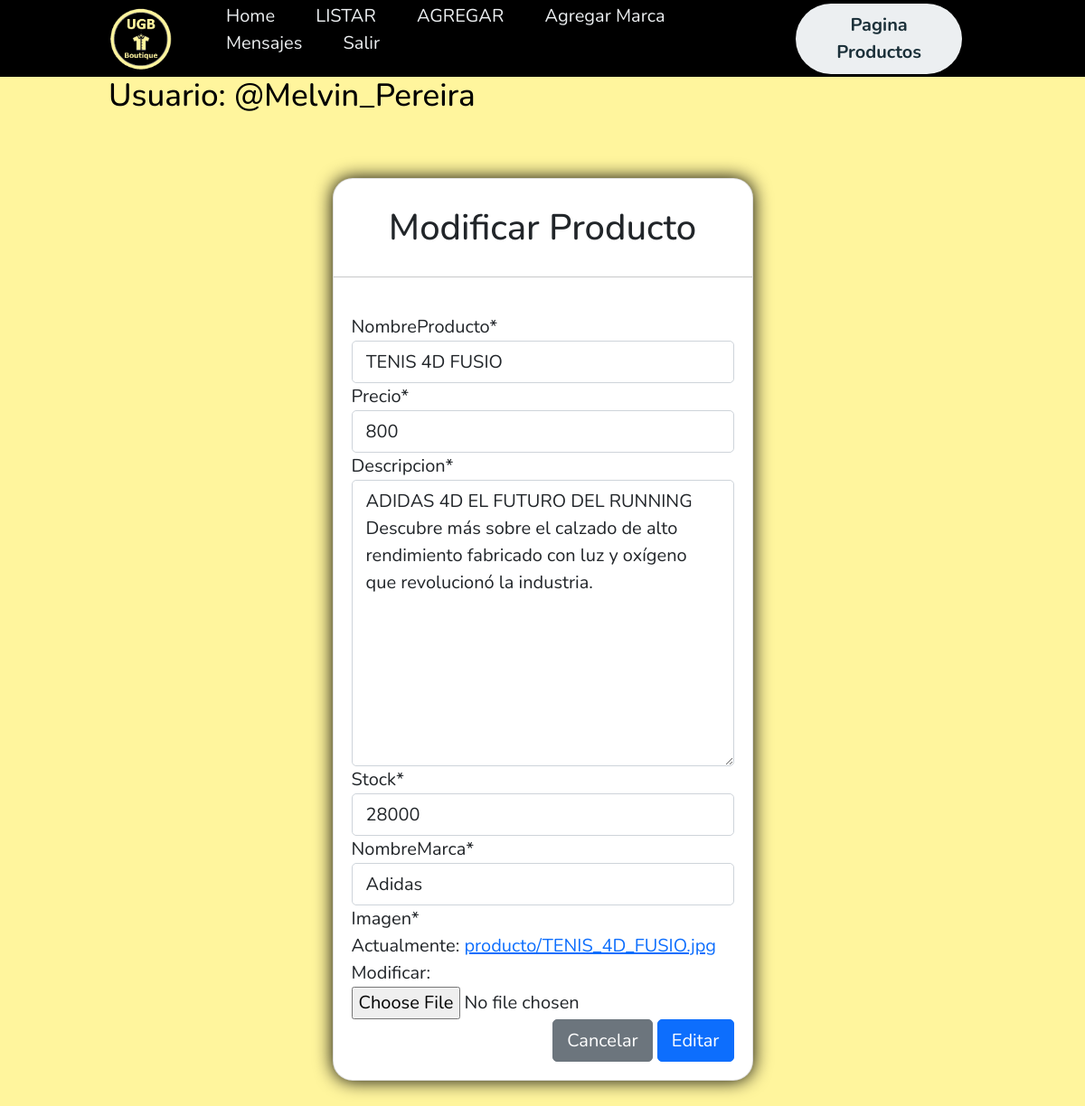
The page /modificar/1/ (signed in) on the database its author committed.
### app/models.py (models this page shows, shortened)
class Producto(models.Model):
    nombreProducto = models.CharField(max_length=50)
    precio = models.IntegerField()
    descripcion = models.TextField()
    stock = models.IntegerField()
    nombreMarca = models.ForeignKey(Marca,on_delete=models.PROTECT)
    imagen = models.ImageField(upload_to="producto", null=True)

### app/views.py (the view)
# urls.py: path('modificar/<id>/', modificar,name="modificar"),
@permission_required('app.change_producto')
def modificar(request,id):
    producto = get_object_or_404(Producto,id = id)
    data ={
        'form':ProductoForm(instance=producto)
    }
    if request.method == 'POST':
        formulario = ProductoForm(data=request.POST,files=request.FILES,instance=producto)
        if formulario.is_valid():
            formulario.save()
            messages.success(request,"Modificado Correctamente")
            return redirect(to='listar')
    return render(request,'app/productos/modificar.html',data)

### app/forms.py
class ProductoForm(forms.ModelForm):
    class Meta:
        model = Producto
        fields = '__all__'

### app/models.py (called while the page is built)
    def __str__(self):
        return self.nombre

### app/templates/app/productos/modificar.html (shortened to what this page needs)
{% extends 'app/base.html' %}
{% load crispy_forms_tags %}
{% block contenido %}
<br><br>
        <div class="row">
            <div class="col-12 col-md-6 offset-md-3">
                <div class="card">
                    <br>
                    <h2 class="text-center">Modificar Producto</h2>
                    <hr>
                    <div class="card-body">
                        <form action="" method="post" enctype="multipart/form-data">
                                {{ form | crispy }}
                                <div class="d-flex justify-content-end">
                                    <br>
                                    <input type="reset" value="Cancelar" class="btn btn-secondary">
                                    <input type="submit" value="Editar" class="btn btn-primary">
                                </div>
                        </form>
                    </div>
                </div>
            </div>
        </div>
        <br><br><br><br>
{% endblock %}

### app/templates/app/base.html (shortened to what this page needs)
{% load static %}
<!DOCTYPE html>
<html lang="es">
<head>
    <link href="https://cdn.jsdelivr.net/npm/bootstrap@5.0.2/dist/css/bootstrap.min.css" rel="stylesheet">
    <link rel="stylesheet" href="{% static 'app/css/estilo_base.css' %}">
</head>
<body>
    <header class="header">
        <div class="logo">
            <img  src="{% static 'app/img/render_navbar.png'%}" alt="Logo de la marca">
        </div>
        <nav>
           <ul class="nav-links">
            <li>
                <a href="{% url 'administrador' %}">Home</a>
            </li>
            {% if perms.app.view_producto %}
            <li>
                <a href="{% url 'listar' %}"> LISTAR </a>
            </li>
            {% endif %}
            {% if perms.app.add_producto %}
            <li>
                <a href="{% url 'agregar' %}">AGREGAR</a>
            </li>
            {% endif %}
            {% if perms.app.add_marca %}
            <li>
                <a href="{% url 'marca' %}">Agregar Marca</a>
            </li>
            {% endif %}
            {% if perms.app.view_contacto %}
            <li>
                <a href="{% url 'list_mensaje' %}">Mensajes</a>
            </li>
            {% endif %}
            {% if user.is_authenticated %}
            <li >
                <a href="{% url 'logout' %}">Salir</a>
            </li>
            {% endif %}
           </ul>
        </nav>
        <a class="btn" href="{% url 'home' %}"><button>Pagina Productos</button></a>
    </header>
    <div id="contenido" >
        {% if user.is_authenticated %}
        <div style="color: #000;">
            <h3 color >Usuario: @{{user.username}}</h3>
        </div>
        {% endif %}
      {% block contenido %}
      {% endblock %}
    </div>
</body>
</html>

### app/static/app/css/estilo_base.css (style rules this page uses)
* { box-sizing: border-box; margin: 0; padding: 0; font-family: 'Nunito', sans-serif; font-size: 20px; }
#contenido { width: 80%; margin:auto; max-width: 1280px; min-height: 100vh; }
body { background-color: #fff59d; }
.header { background-color: #000000; display: flex; justify-content: space-between; align-items: center; height: 85px; padding: 5px 10%; }
.header .logo { cursor: pointer; }
.header .logo img { height: 70px; width: auto; transition: all 0.3s; }
.header .nav-links { list-style: none; }
.header .nav-links li { display: inline-block; padding: 0 20px; }
.header .nav-links a { font-size: 700; color: #eceff1; text-decoration: none; }
.header .btn button { font-weight: 700; color: #1b3039; padding: 9px 25px; background: #eceff1; border: none; border-radius: 50px; cursor: pointer; transition: all 0.3s ease 0s; }

### app/templates/app/productos/modificar.html (style rules this page uses)
.card { box-shadow: 0px 0px 20px black; border-radius:22px; }

### rows shown on the page
Producto: nombreProducto "TENIS 4D FUSIO", precio "800", descripcion "ADIDAS 4D EL FUTURO DEL RUNNING Descubre más sobre el calzado de alto rendimiento fabricado con luz y oxígeno que revolucionó la industria.", stock "28000", nombreMarca "Adidas"

### other values the page prints
{{ user.username }} "Melvin_Pereira"
